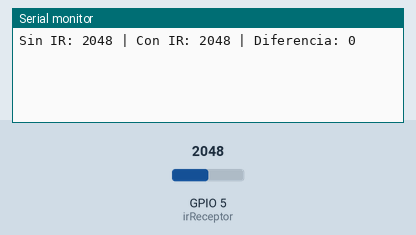
Bench run of a program on a simulated ESP32-S3. Parts: the last lines printed to the serial monitor. Inputs (shaded band) come from the test bench; at power-on: GPIO 5 (irReceptor) = 2048 (analog values on the 0–4095 scale).

Above: at 1.2 s.
1.3 s: GPIO 5 (irReceptor) set to 2866
At 2.6 s:
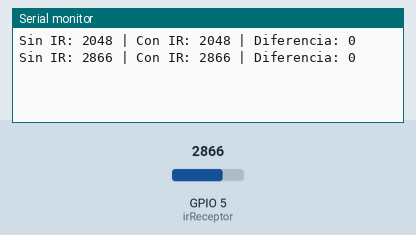
2.8 s: GPIO 5 (irReceptor) set to 3603
At 5.0 s:
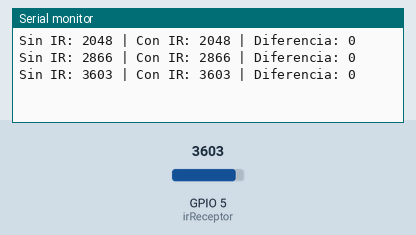
Timing chart, 0 to 6.5 s (numbered marks = the images above; inputs shaded):
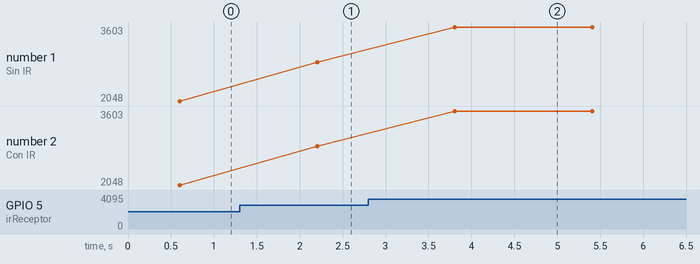

The program:

main.cpp
```cpp
#include <Arduino.h>

const int irEmisor = 4;
const int irReceptor = 5;

int medirReceptor() {
    long suma = 0;

    for (int i = 0; i < 10; i++) {
        suma += analogRead(irReceptor);
        delay(10);
    }

    return suma / 10;
}

void setup() {
    Serial.begin(115200);

    pinMode(irEmisor, OUTPUT);
    digitalWrite(irEmisor, LOW);

    analogReadResolution(12);
}

void loop() {
    digitalWrite(irEmisor, LOW);
    delay(200);
    int sinIR = medirReceptor();

    digitalWrite(irEmisor, HIGH);
    delay(200);
    int conIR = medirReceptor();

    int diferencia = sinIR - conIR;

    Serial.print("Sin IR: ");
    Serial.print(sinIR);

    Serial.print(" | Con IR: ");
    Serial.print(conIR);

    Serial.print(" | Diferencia: ");
    Serial.println(diferencia);

    delay(1000);
}
```

Measured:
- after the input at 1.3 s, the serial monitor: prints a new line after 0.90 s (image 1)
- after the input at 2.8 s, the serial monitor: prints a new line after 1.0 s (image 2)
- plotted number 1: 2048 → 2866 after the input at 1.3 s, 2866 → 3603 after the input at 2.8 s
- plotted number 2: 2048 → 2866 after the input at 1.3 s, 2866 → 3603 after the input at 2.8 s
